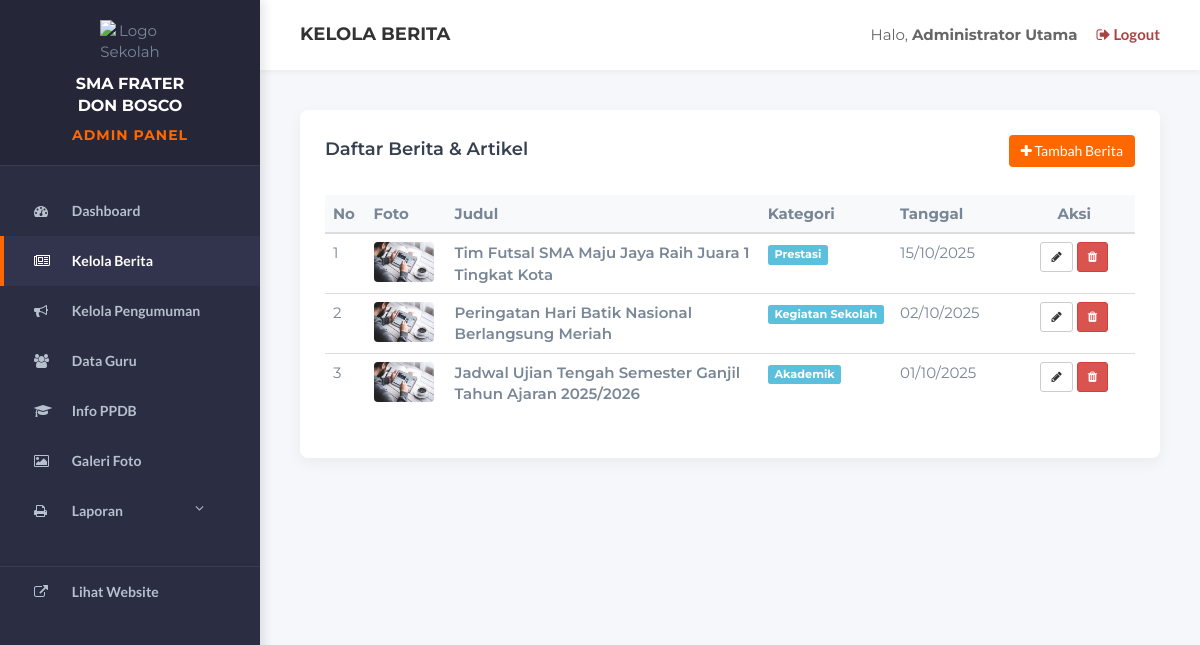
Page /admin/berita.php (signed in) on the earlier database version.
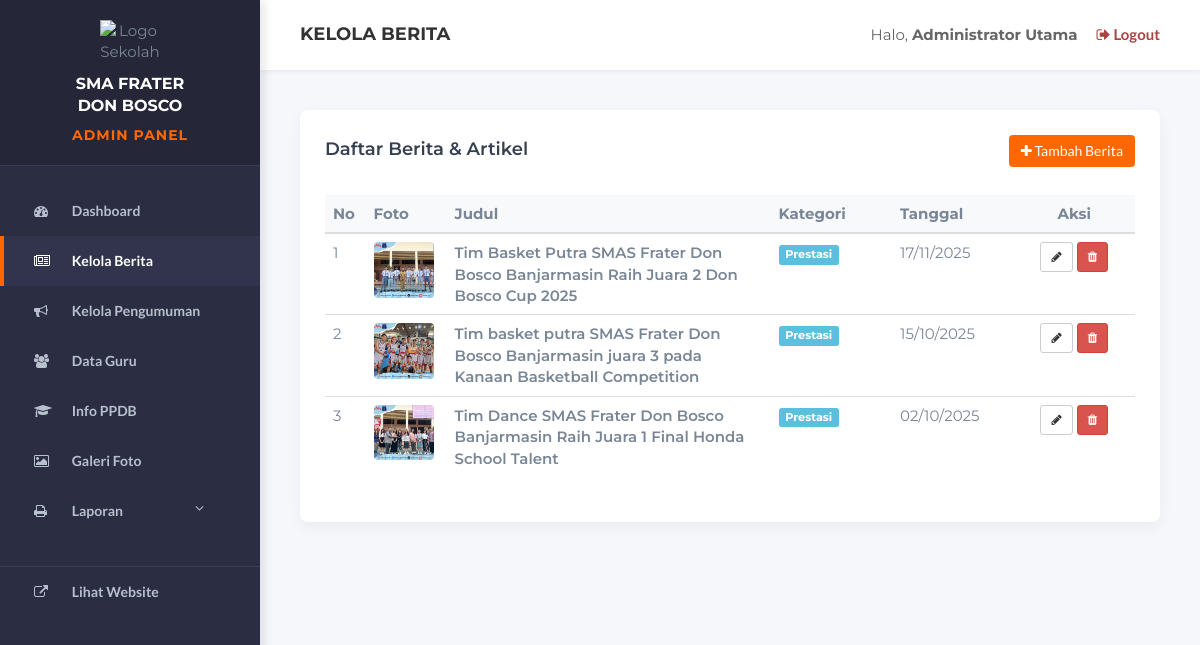
Same page on the later database version.
### tables this page shows
CREATE TABLE `berita_artikel` (
  `id_berita` int(11) NOT NULL,
  `judul` varchar(255) NOT NULL,
  `konten_lengkap` text NOT NULL,
  `tanggal_publikasi` datetime NOT NULL,
  `penulis` varchar(100) DEFAULT NULL,
  `kategori` varchar(50) NOT NULL,
  `gambar_utama` varchar(255) DEFAULT NULL
);

### controllers/AdminBeritaController.php (called while the page is built, shortened)
<?php
require_once __DIR__ . '/../models/BeritaModel.php';
class AdminBeritaController {
    public function index() {
        $beritaModel = new BeritaModel();
        $data_berita = $beritaModel->getAllBerita();
        $nama_admin = $_SESSION['admin_nama'];
        require_once '../views/admin/berita_index.php';
    }
}
?>

### models/BeritaModel.php (called while the page is built, shortened)
<?php
require_once 'Database.php';
class BeritaModel extends Database {
    public function getAllBerita() {
        $sql = "SELECT * FROM berita_artikel ORDER BY tanggal_publikasi DESC";
        $query = $this->query($sql);
        $hasil = [];
        while ($row = mysqli_fetch_assoc($query)) {
            $hasil[] = $row;
        }
        return $hasil;
    }
}
?>

### models/Database.php (called while the page is built, shortened)
<?php
require_once __DIR__ . '/../Koneksi Database/koneksi.php';
class Database {
    protected $koneksi;
    public function __construct() {
        global $koneksi;
        $this->koneksi = $koneksi;
    }
    public function query($sql) {
        return mysqli_query($this->koneksi, $sql);
    }
}
?>

### views/admin/berita_index.php (the view, shortened to what this page needs)
<?php
require_once 'template/header.php';
require_once 'template/sidebar.php';
?>
<!DOCTYPE html>
<html lang="id">
<head>
    <link type="text/css" rel="stylesheet" href="../css/bootstrap.min.css"/>
    <link rel="stylesheet" href="../css/font-awesome.min.css">
    <link type="text/css" rel="stylesheet" href="../css/style.css"/>
</head>
<body>
    <div class="main-content">
        <div class="admin-header">
            <h4 style="margin:0; font-weight:700; color: #333;">KELOLA BERITA</h4>
            <div>
                <span style="margin-right: 15px; color:#666;">Halo, <b><?php echo $nama_admin; ?></b></span>
                <a href="logout.php" class="text-danger" onclick="return confirm('Keluar?')"><i class="fa fa-sign-out"></i> Logout</a>
            </div>
        </div>
        <div class="content-wrapper">
            <div class="card-box">
                <div class="row" style="margin-bottom: 20px;">
                    <div class="col-md-6">
                        <h4 style="margin-top: 5px;">Daftar Berita & Artikel</h4>
                    </div>
                    <div class="col-md-6 text-right">
                        <a href="berita.php?aksi=tambah" class="btn btn-orange"><i class="fa fa-plus"></i> Tambah Berita</a>
                    </div>
                </div>
                <div class="table-responsive">
                    <table class="table table-hover">
                        <thead style="background-color: #f8f9fa;">
                            <tr>
                                <th width="5%">No</th>
                                <th width="10%">Foto</th>
                                <th>Judul</th>
                                <th width="15%">Kategori</th>
                                <th width="15%">Tanggal</th>
                                <th width="15%" class="text-center">Aksi</th>
                            </tr>
                        </thead>
                        <tbody>
                            <?php
                            $no = 1;
                            if (count($data_berita) > 0) {
                                foreach ($data_berita as $b) {
                                    $img_path = "uploads/berita/" . $b['gambar_utama'];
                                    if(empty($b['gambar_utama']) || !file_exists("../admin/" . $img_path)) {
                                        $img_show = "../img/course01.jpg";
                                    } else {
                                        $img_show = $img_path;
                                    }
                            ?>
                            <tr>
                                <td><?php echo $no++; ?></td>
                                <td>
                                    <img src="<?php echo $img_show; ?>" width="60" style="border-radius: 4px;">
                                </td>
                                <td style="font-weight: 600;"><?php echo htmlspecialchars($b['judul']); ?></td>
                                <td><span class="label label-info"><?php echo htmlspecialchars($b['kategori']); ?></span></td>
                                <td><?php echo date('d/m/Y', strtotime($b['tanggal_publikasi'])); ?></td>
                                <td class="text-center">
                                    <a href="berita.php?aksi=edit&id=<?php echo $b['id_berita']; ?>" class="btn btn-sm btn-default"><i class="fa fa-pencil"></i></a>
                                    <a href="berita.php?aksi=hapus&id=<?php echo $b['id_berita']; ?>" class="btn btn-sm btn-danger" onclick="return confirm('Hapus berita ini?')"><i class="fa fa-trash"></i></a>
                                </td>
                            </tr>
                            <?php
                                }
                            } else {
                                echo "<tr><td colspan='6' class='text-center' style='padding: 30px;'>Belum ada berita. Silakan tambah baru.</td></tr>";
                            }
                            ?>
                        </tbody>
                    </table>
                </div>
            </div>
        </div>
    </div>
</body>
</html>

### admin/berita.php (shortened to what this page needs)
<?php
require_once '../controllers/AdminBeritaController.php';
$controller = new AdminBeritaController();
$aksi = isset($_GET['aksi']) ? $_GET['aksi'] : 'index';
switch ($aksi) {
    default:
        $controller->index();
        break;
}
?>

### views/admin/template/header.php (shortened to what this page needs)
<!DOCTYPE html>
<html lang="id">
<head>
    <link type="text/css" rel="stylesheet" href="../css/bootstrap.min.css"/>
    <link rel="stylesheet" href="../css/font-awesome.min.css">
    <link type="text/css" rel="stylesheet" href="../css/style.css"/>
</head>
<body></body>

### views/admin/template/sidebar.php (shortened to what this page needs)
<div class="admin-sidebar">
    <div class="admin-brand" style="height: auto; padding: 20px 0; flex-direction: column; text-align: center;">
        <img src="../img/logo.png" alt="Logo Sekolah" style="width: 60px; height: auto; margin-bottom: 10px;">
        <h3 style="margin: 0; font-size: 16px; line-height: 1.4;">
            SMA Frater <br> Don Bosco
            <span style="display: block; margin-top: 8px; font-size: 14px; letter-spacing: 1px;">
                ADMIN PANEL
            </span>
        </h3>
    </div>
    <ul class="sidebar-menu">
        <?php $page = basename($_SERVER['PHP_SELF']); ?>
        <li class="<?php echo ($page == 'index.php') ? 'active' : ''; ?>">
            <a href="index.php"><i class="fa fa-dashboard"></i> Dashboard</a>
        </li>
        <li class="<?php echo ($page == 'berita.php') ? 'active' : ''; ?>">
            <a href="berita.php"><i class="fa fa-newspaper-o"></i> Kelola Berita</a>
        </li>
        <li class="<?php echo ($page == 'pengumuman.php') ? 'active' : ''; ?>">
            <a href="pengumuman.php"><i class="fa fa-bullhorn"></i> Kelola Pengumuman</a>
        </li>
        <li class="<?php echo ($page == 'guru.php') ? 'active' : ''; ?>">
            <a href="guru.php"><i class="fa fa-users"></i> Data Guru</a>
        </li>
        <li class="<?php echo ($page == 'ppdb.php') ? 'active' : ''; ?>">
            <a href="ppdb.php"><i class="fa fa-graduation-cap"></i> Info PPDB</a>
        </li>
        <li class="<?php echo ($page == 'galeri.php') ? 'active' : ''; ?>">
            <a href="galeri.php"><i class="fa fa-image"></i> Galeri Foto</a>
        </li>
        <li class="has-submenu">
            <a href="#" class="submenu-toggle">
                <i class="fa fa-print"></i> Laporan <i class="fa fa-angle-down pull-right"></i>
            </a>
        </li>
        <li style="margin-top: 30px; border-top: 1px solid #3a3c55;">
            <a href="../index.php" target="_blank"><i class="fa fa-external-link"></i> Lihat Website</a>
        </li>
    </ul>
</div>

### css/style.css (style rules this page uses)
body { font-family: 'Montserrat', sans-serif; font-size: 15px; font-weight: 400; color: #798696; overflow-x:hidden; }
h1,h2,h3,h4,h5,h6 { margin-top: 12px; margin-bottom: 15px; font-weight: 600; color: #374050; }
h3 { font-size:24px; }
h4 { font-size:18px; }
a { font-family: 'Lato', sans-serif; color: #374050; font-weight: 700; }
ul,ol { margin: 0; padding: 0; list-style: none }

### views/admin/template/header.php (style rules this page uses)
body { background-color: #f5f7fa; font-family: 'Montserrat', sans-serif; padding-top: 0; }
.admin-sidebar { width: 260px; height: 100vh; background: #2B2D42; position: fixed; left: 0; top: 0; z-index: 100; transition: all 0.3s; box-shadow: 4px 0 10px rgba(0,0,0,0.1); overflow-y: auto; }
.admin-brand { height: 70px; display: flex; align-items: center; padding-left: 30px; background: #252739; border-bottom: 1px solid #3a3c55; }
.admin-brand h3 { color: #fff; margin: 0; font-size: 18px; font-weight: 700; text-transform: uppercase; }
.admin-brand span { color: #FF6700; }
.sidebar-menu { list-style: none; padding: 20px 0; margin: 0; }
.sidebar-menu li a { display: block; padding: 15px 30px; color: #b7c0cd; text-decoration: none; transition: 0.3s; font-size: 14px; border-left: 4px solid transparent; }
.sidebar-menu li a:hover, .sidebar-menu li.active a { background: #32344d; color: #fff; border-left-color: #FF6700; }
.sidebar-menu li a i { width: 25px; margin-right: 10px; }
.main-content { margin-left: 260px; transition: all 0.3s; }
.admin-header { background: #fff; height: 70px; box-shadow: 0 2px 5px rgba(0,0,0,0.05); display: flex; justify-content: space-between; align-items: center; padding: 0 40px; }
.content-wrapper { padding: 40px; }
.card-box { background: #fff; padding: 30px; border-radius: 8px; box-shadow: 0 5px 15px rgba(0,0,0,0.05); }
.btn-orange { background: #FF6700; color: #fff; border: none; }

### views/admin/berita_index.php (style rules this page uses)
body { background-color: #f5f7fa; font-family: 'Montserrat', sans-serif; padding-top: 0; }
.admin-sidebar { width: 260px; height: 100vh; background: #2B2D42; position: fixed; left: 0; top: 0; z-index: 100; transition: all 0.3s; }
.admin-brand { height: 70px; display: flex; align-items: center; padding-left: 30px; background: #252739; border-bottom: 1px solid #3a3c55; }
.admin-brand h3 { color: #fff; margin: 0; font-size: 18px; font-weight: 700; text-transform: uppercase; }
.admin-brand span { color: #FF6700; }
.sidebar-menu { list-style: none; padding: 20px 0; margin: 0; }
.sidebar-menu li a { display: block; padding: 15px 30px; color: #b7c0cd; text-decoration: none; transition: 0.3s; font-size: 14px; border-left: 4px solid transparent; }
.sidebar-menu li a:hover, .sidebar-menu li.active a { background: #32344d; color: #fff; border-left-color: #FF6700; }
.sidebar-menu li a i { width: 25px; margin-right: 10px; }
.main-content { margin-left: 260px; transition: all 0.3s; }
.admin-header { background: #fff; height: 70px; box-shadow: 0 2px 5px rgba(0,0,0,0.05); display: flex; justify-content: space-between; align-items: center; padding: 0 40px; }
.content-wrapper { padding: 40px; }
.card-box { background: #fff; padding: 25px; border-radius: 8px; box-shadow: 0 5px 15px rgba(0,0,0,0.05); }
.btn-orange { background: #FF6700; color: #fff; border: none; }

Differences in the rows shown:
removed berita_artikel: judul "Jadwal Ujian Tengah Semester Ganjil Tahun Ajaran 2025/2026", kategori "Akademik", tanggal_publikasi "01/10/2025"
added berita_artikel: gambar_utama (picture), judul "Tim Basket Putra SMAS Frater Don Bosco Banjarmasin Raih Juara 2 Don Bosco Cup 2025", kategori "Prestasi", tanggal_publikasi "17/11/2025"
changed berita_artikel: gambar_utama: picture added in place of a placeholder; judul "Tim Futsal SMA Maju Jaya Raih Juara 1 Tingkat Kota" → "Tim basket putra SMAS Frater Don Bosco Banjarmasin juara 3 pada Kanaan Basketball Competition"
changed berita_artikel: gambar_utama: picture added in place of a placeholder; judul "Peringatan Hari Batik Nasional Berlangsung Meriah" → "Tim Dance SMAS Frater Don Bosco Banjarmasin Raih Juara 1 Final Honda School Talent"; kategori "Kegiatan Sekolah" → "Prestasi"
